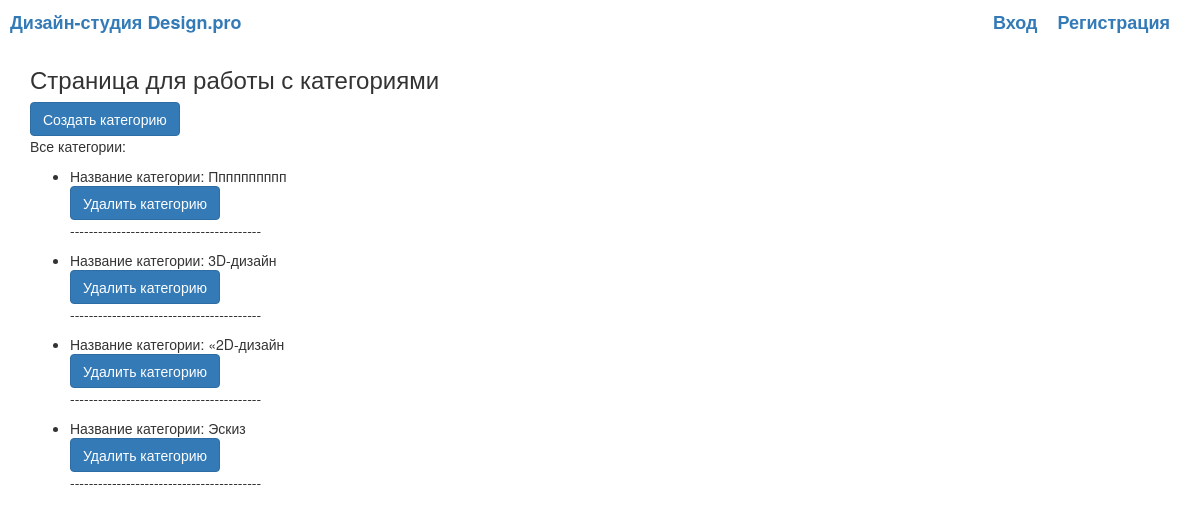
/cabinet/categories/list/, run on the app's committed database.
### cabinet/models.py (models this page shows, shortened)
class Category(models.Model):
    title = models.CharField(max_length=255, verbose_name='Название категории')

### cabinet/views.py (the view)
# urls.py: path('categories/list/', CategoryListView.as_view(template_name="categories_list.html"), name="categories_list"),
class CategoryListView(TemplateView, LoginRequiredMixin):
    def get(self, request, *args, **kwargs):
        categories = Category.objects.all()
        context = {'categories': categories}
        return render(request, self.template_name, context)

### cabinet/templates/categories_list.html
{% extends "base.html" %}
{% block content %}
<h3>Страница для работы с категориями</h3>
<a href="{% url 'create_category' %}" class="btn btn-primary">Создать категорию</a>
<p>Все категории:</p>
<ul>
    {% for category in categories %}
      <li>Название категории: {{ category.title }}</li>
        <a href="{% url 'category_delete' pk=category.id %}" class="btn btn-primary">Удалить категорию</a>
      <p>-----------------------------------------</p>
    {% endfor %}
</ul>
{% endblock %}

### data on the page
Category: title "Пппппппппп"
Category: title "3D-дизайн"
Category: title "«2D-дизайн"
Category: title "Эскиз"
